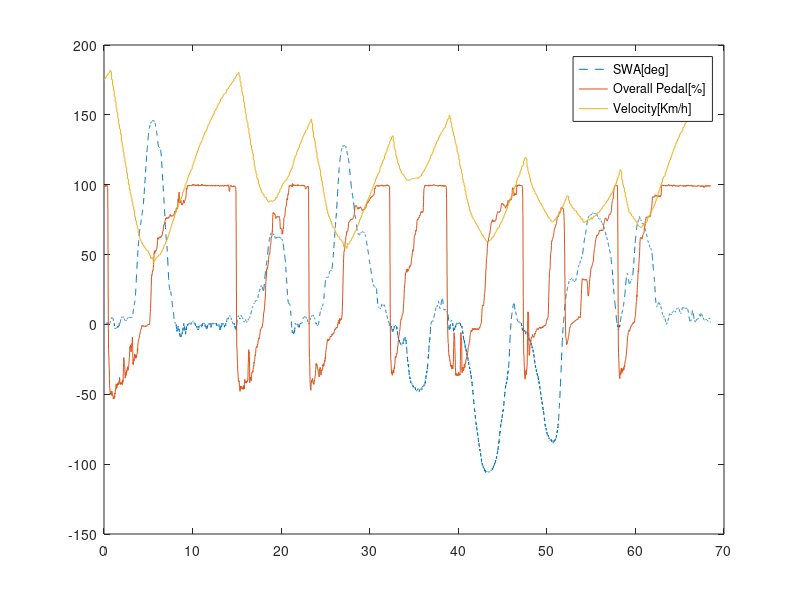
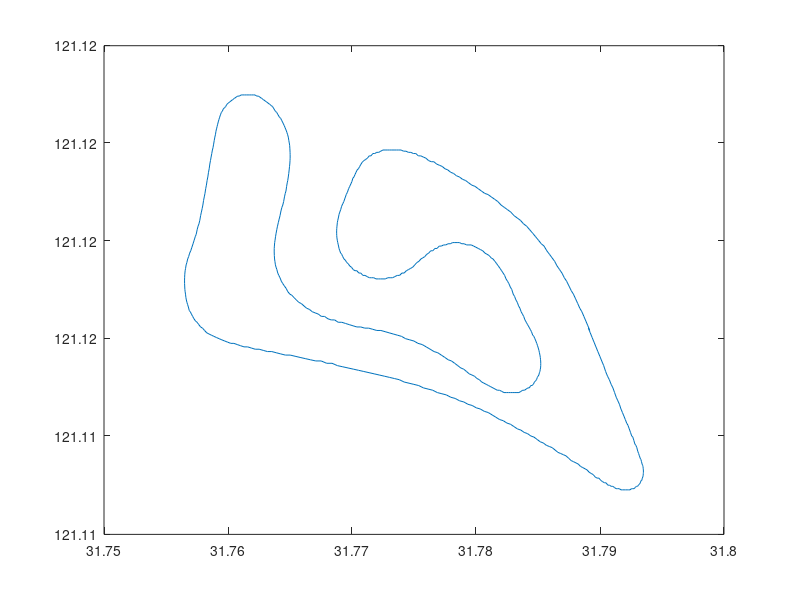

Recreate these plots in MATLAB, in order.
%% Race Data Process
%%
clear;clc;close all
%%
load dataset_2.mat;
%% 
% 0.01s sample time
time = 0.01*(1:length(Gear));

% figure(1)
% plot(time, aSteering)
% hold on
% plot(time,rPedal)
% plot(time,pBrakeF)
% 
% legend('SWA[deg]','Acc Pedal[%]','Brake[%]')

%% Overall Pedal System Req
Pedal = rPedal  + -1* pBrakeF;

figure(2)
plot(time, aSteering,'--')
hold on
plot(time, Pedal)
plot(time,GPSSpeed)
legend('SWA[deg]','Overall Pedal[%]','Velocity[Km/h]')

%% GPS Position
figure(3)
plot(GPSLatitude, GPSLongitude)

